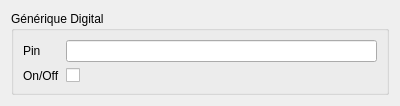
<?xml version="1.0" encoding="UTF-8"?>
<ui version="4.0">
 <class>EquipProp_DigitalPin</class>
 <widget class="QWidget" name="EquipProp_DigitalPin">
  <property name="geometry">
   <rect>
    <x>0</x>
    <y>0</y>
    <width>400</width>
    <height>92</height>
   </rect>
  </property>
  <property name="windowTitle">
   <string>Form</string>
  </property>
  <layout class="QVBoxLayout" name="verticalLayout">
   <item>
    <widget class="QGroupBox" name="groupBox">
     <property name="title">
      <string>Générique Digital</string>
     </property>
     <layout class="QFormLayout" name="formLayout">
      <item row="0" column="0">
       <widget class="QLabel" name="label">
        <property name="text">
         <string>Pin</string>
        </property>
       </widget>
      </item>
      <item row="0" column="1">
       <widget class="QLineEdit" name="lineEdit_Pin"/>
      </item>
      <item row="1" column="0">
       <widget class="QLabel" name="label_2">
        <property name="text">
         <string>On/Off</string>
        </property>
       </widget>
      </item>
      <item row="1" column="1">
       <widget class="QCheckBox" name="checkBox_On">
        <property name="text">
         <string/>
        </property>
       </widget>
      </item>
     </layout>
    </widget>
   </item>
  </layout>
 </widget>
 <resources/>
 <connections/>
</ui>
